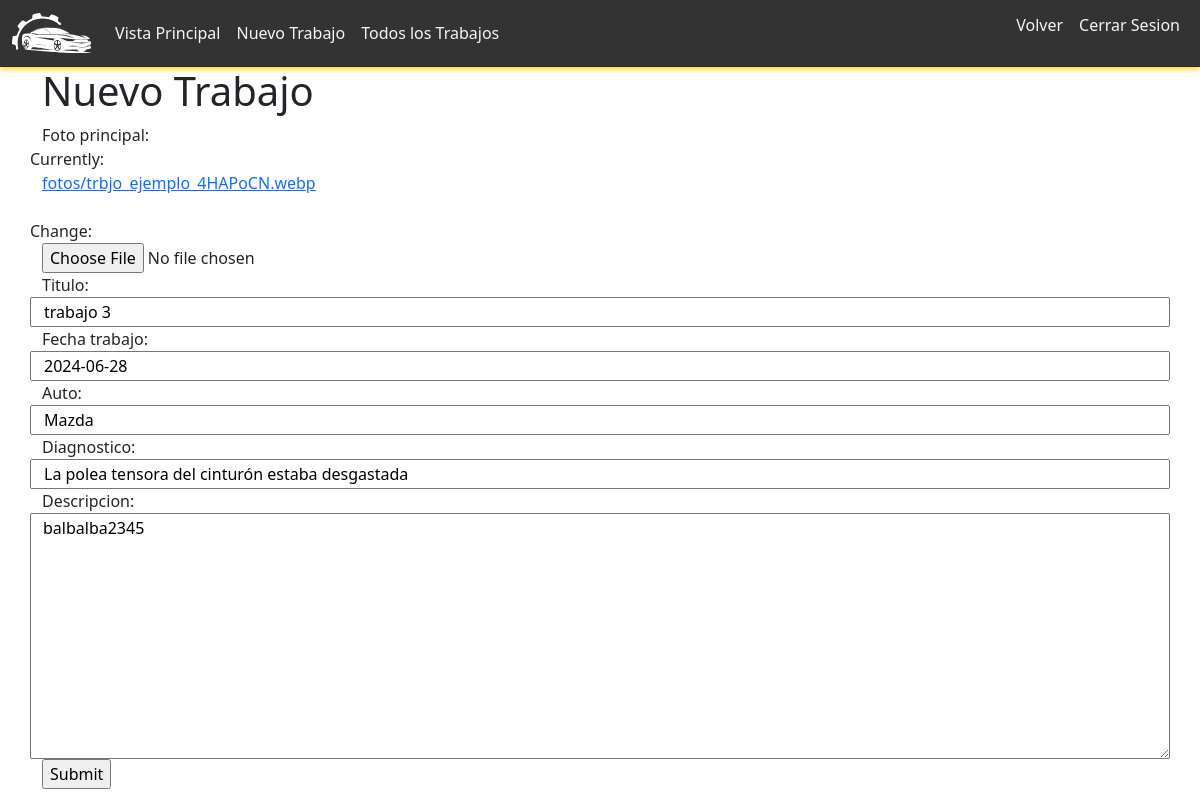
Screenshot of /admin_mecanico/modificar/3 (signed in) with the database file from the repository.
### core/models.py (models this page shows)
class Trabajo(models.Model):
    ESTADO_REVISION = (
        ("Por revisar", "Por revisar"),
        ("Aprobado", "Aprobado"),
        ("Rechazado", "Rechazado"),
        ("Inactivo", "Inactivo"),
    )
    mecanico = models.ForeignKey(Mecanico, on_delete=models.CASCADE)
    foto_principal = models.ImageField(upload_to='fotos/', null=True)
    titulo = models.CharField(max_length=100, null=True)
    fecha_trabajo = models.DateField()
    fecha_creacion = models.DateField(auto_now_add=True, null=True)
    fecha_actualizacion = models.DateField(auto_now=True, null=True)
    auto = models.CharField(max_length=100)
    diagnostico = models.CharField(max_length=150)
    descripcion = models.TextField()
    revision = models.CharField(max_length=100, choices=ESTADO_REVISION)
    observaciones = models.TextField(null=True, blank=True)

### core/decorators.py (the view)
        def wrapper_func(request, *args, **kwargs):
            group = None
            if request.user.groups.exists():
                group = request.user.groups.all()[0].name
            if group in allowed_roles:
                return view_func(request, *args, **kwargs)
            else:
                return redirect("/auth_error")

### core/forms.py
class TrabajoForm(forms.ModelForm):
    class Meta:
        model = Trabajo
        fields = [
            "foto_principal",
            "titulo",
            "fecha_trabajo",
            "auto",
            "diagnostico",
            "descripcion",
        ]

### core/views.py (called while the page is built)
@allowed_users(allowed_roles=['mecanico'])
def admin_mecanico_modtrabajo(request, pk):
    trabajo = Trabajo.objects.get(id=pk)
    trabajo_form = TrabajoForm(instance=trabajo)
    if request.method == "POST":
        trabajo_form = TrabajoForm(request.POST, request.FILES, instance=trabajo)
        if trabajo_form.is_valid():
            trabajo_form.save()
            return redirect("/admin_mecanico")
    context = {'trabajo_form': trabajo_form}
    return render(request, "admin-mecanico-nuevotrabajo.html", context)

### templates/admin-mecanico-nuevotrabajo.html (shortened to what this page needs)
<!DOCTYPE html>
<html>
  <head>
    {% load static %}
      <link rel="stylesheet" href="{% static 'bootstrap-5.3.3/css/bootstrap.css' %}">
      <link rel="stylesheet" href="{% static 'css/navbar-admin.css' %}">
      <link rel="stylesheet" href="{% static 'css/admin-mecanico.css' %}">
  </head>
  <body>
  {% include "navbar-admin.html" %}
    <main>
        <div class="container">
            <h1>Nuevo Trabajo</h1>
            <form method="POST" enctype="multipart/form-data">
                <div class="row">
                    {{ trabajo_form.as_table }}
                </div>
            <input type="submit" name="crear-trabajo">
        </form>
        </div>
    </main>
  </body>
</html>

### rows the page displays
Trabajo: titulo "trabajo 3", fecha_trabajo "2024-06-28", auto "Mazda", diagnostico "La polea tensora del cinturón estaba desgastada", descripcion "balbalba2345"
